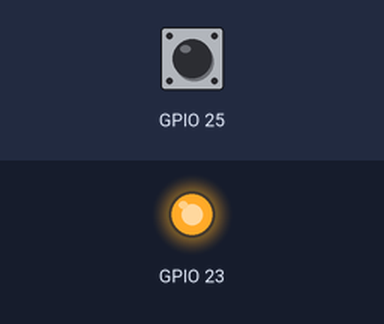
Recording of a program running on a simulated Raspberry Pi (BCM pin numbers). Parts: output pins drawn as LEDs (lit = HIGH). The inputs (shaded band) are chosen by the test bench; at power-on: GPIO 25 HIGH. Threads take turns every 2 ms; the clock reads 2024-03-15 10:24:30 at power-on unless the program sets it.

Above: at 0.7 s.
Timing chart, 0 to 2.2 s (numbered marks = the images above):
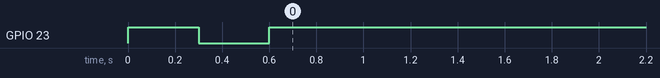

The program:

raspi_privileged_server.py
```python
import time
import threading
import subprocess
import logging

import RPi.GPIO as gpio

logger = logging.getLogger('djff.raspi_privileged')

__author__ = 'wil-langford'


class Pin(object):
    def __init__(self, pin):
        gpio.setmode(gpio.BCM)
        self.pin = pin

    def cleanup(self):
        gpio.cleanup(self.pin)
        logger.info("Pin on BCM pin {} has been cleaned up.".format(
            self.pin
        ))


class PinLight(Pin):
    def __init__(self, pin):
        super(PinLight, self).__init__(pin)
        logger.info("PinLight created on BCM pin {}".format(pin))
        gpio.setup(pin, gpio.OUT)

    def light(self, light_up):
        if light_up:
            new_state = 'on'
        else:
            new_state = 'off'

        logger.info("Turning {} PinLight on BCM pin {}".format(
            new_state,
            self.pin
        ))

        gpio.output(self.pin, bool(light_up))


class PinButton(Pin):
    def __init__(self, pin, callback,
                 pull_up_down=gpio.PUD_UP,
                 minimum_seconds_until_refire=0.5,
                 ):
        super(PinButton, self).__init__(pin)
        logger.info("PinButton created on BCM pin {}".format(pin))
        self.callback = callback
        self._keep_looping = True
        self._limit_refire = minimum_seconds_until_refire
        gpio.setup(pin, gpio.IN, pull_up_down=pull_up_down)

        logger.info("Defining loop function for thread.")

        def wait_for_falling_edge_loop():
            while True and self._keep_looping:
                logger.info("Waiting for falling edge " +
                "on BCM pin {}".format(self.pin)
                )
                gpio.wait_for_edge(self.pin, gpio.FALLING)
                logger.info("Falling edge detected on {}.".format(
                    self.pin))
                if self._keep_looping:
                    logger.info("Executing callback function.")
                    self.callback()
                time.sleep(self._limit_refire)

        logger.info("Starting new thread to wait for button press" +
        "on BCM pin {}.".format(self.pin))

        thread = threading.Thread(
            target=wait_for_falling_edge_loop,
        )
        thread.start()


def poweroff():
    logger.info("Powering off Raspberry Pi.")
    subprocess.call(['/sbin/poweroff'])


def main():
    light = PinLight(23)
    light.light(True)
    time.sleep(0.3)
    light.light(False)
    time.sleep(0.3)
    light.light(True)

    button = PinButton(25, poweroff)

    try:
        while True:
            time.sleep(1)
    except KeyboardInterrupt:
        button.cleanup()
        gpio.cleanup()

if __name__ == '__main__':
    main()
```
